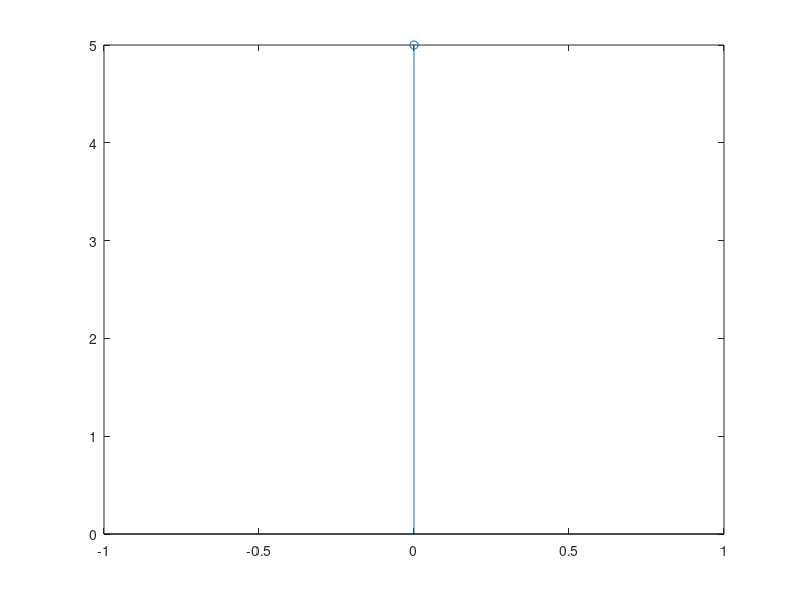

Recreate this plot in MATLAB.
clc;
clear all;
close all;

xn = input('Enter a signal=');
xn=xn.';
[N] = length(xn);
n = 0: N-1;
for k=0:N-1
    xk(k+1) =  exp(-j*2*pi*k*n/N)*xn;
end
disp('X(k)=');
disp(xk);
stem(n, xk);


